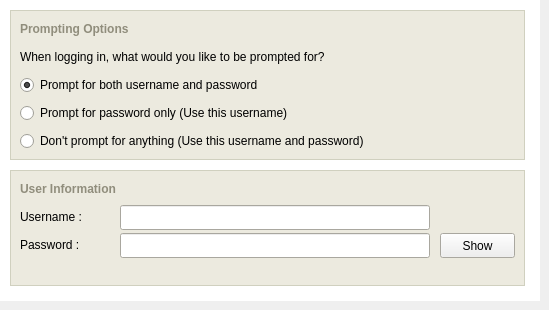
      <widget class="QWidget" name="widgetTabsProfilesUserCredentialsPage" >
       <attribute name="title" >
        <string>User Credentials</string>
       </attribute>
       <widget class="QFrame" name="backgroundTabsProfilesUserCredentialsPage" >
        <property name="geometry" >
         <rect>
          <x>0</x>
          <y>0</y>
          <width>540</width>
          <height>301</height>
         </rect>
        </property>
        <property name="palette" >
         <palette>
          <active>
           <colorrole role="Base" >
            <brush brushstyle="SolidPattern" >
             <color alpha="255" >
              <red>255</red>
              <green>255</green>
              <blue>255</blue>
             </color>
            </brush>
           </colorrole>
           <colorrole role="Window" >
            <brush brushstyle="SolidPattern" >
             <color alpha="255" >
              <red>255</red>
              <green>255</green>
              <blue>255</blue>
             </color>
            </brush>
           </colorrole>
          </active>
          <inactive>
           <colorrole role="Base" >
            <brush brushstyle="SolidPattern" >
             <color alpha="255" >
              <red>255</red>
              <green>255</green>
              <blue>255</blue>
             </color>
            </brush>
           </colorrole>
           <colorrole role="Window" >
            <brush brushstyle="SolidPattern" >
             <color alpha="255" >
              <red>255</red>
              <green>255</green>
              <blue>255</blue>
             </color>
            </brush>
           </colorrole>
          </inactive>
          <disabled>
           <colorrole role="Base" >
            <brush brushstyle="SolidPattern" >
             <color alpha="255" >
              <red>255</red>
              <green>255</green>
              <blue>255</blue>
             </color>
            </brush>
           </colorrole>
           <colorrole role="Window" >
            <brush brushstyle="SolidPattern" >
             <color alpha="255" >
              <red>255</red>
              <green>255</green>
              <blue>255</blue>
             </color>
            </brush>
           </colorrole>
          </disabled>
         </palette>
        </property>
        <property name="autoFillBackground" >
         <bool>true</bool>
        </property>
        <property name="frameShape" >
         <enum>QFrame::NoFrame</enum>
        </property>
        <property name="frameShadow" >
         <enum>QFrame::Plain</enum>
        </property>
        <property name="lineWidth" >
         <number>0</number>
        </property>
        <widget class="QFrame" name="dataFrameProfilesPromptingOptions" >
         <property name="geometry" >
          <rect>
           <x>10</x>
           <y>10</y>
           <width>515</width>
           <height>150</height>
          </rect>
         </property>
         <property name="minimumSize" >
          <size>
           <width>515</width>
           <height>150</height>
          </size>
         </property>
         <property name="maximumSize" >
          <size>
           <width>515</width>
           <height>150</height>
          </size>
         </property>
         <property name="palette" >
          <palette>
           <active>
            <colorrole role="WindowText" >
             <brush brushstyle="SolidPattern" >
              <color alpha="255" >
               <red>208</red>
               <green>208</green>
               <blue>191</blue>
              </color>
             </brush>
            </colorrole>
            <colorrole role="Base" >
             <brush brushstyle="SolidPattern" >
              <color alpha="255" >
               <red>255</red>
               <green>255</green>
               <blue>255</blue>
              </color>
             </brush>
            </colorrole>
            <colorrole role="Window" >
             <brush brushstyle="SolidPattern" >
              <color alpha="255" >
               <red>236</red>
               <green>234</green>
               <blue>223</blue>
              </color>
             </brush>
            </colorrole>
           </active>
           <inactive>
            <colorrole role="WindowText" >
             <brush brushstyle="SolidPattern" >
              <color alpha="255" >
               <red>208</red>
               <green>208</green>
               <blue>191</blue>
              </color>
             </brush>
            </colorrole>
            <colorrole role="Base" >
             <brush brushstyle="SolidPattern" >
              <color alpha="255" >
               <red>255</red>
               <green>255</green>
               <blue>255</blue>
              </color>
             </brush>
            </colorrole>
            <colorrole role="Window" >
             <brush brushstyle="SolidPattern" >
              <color alpha="255" >
               <red>236</red>
               <green>234</green>
               <blue>223</blue>
              </color>
             </brush>
            </colorrole>
           </inactive>
           <disabled>
            <colorrole role="WindowText" >
             <brush brushstyle="SolidPattern" >
              <color alpha="255" >
               <red>119</red>
               <green>119</green>
               <blue>119</blue>
              </color>
             </brush>
            </colorrole>
            <colorrole role="Base" >
             <brush brushstyle="SolidPattern" >
              <color alpha="255" >
               <red>236</red>
               <green>234</green>
               <blue>223</blue>
              </color>
             </brush>
            </colorrole>
            <colorrole role="Window" >
             <brush brushstyle="SolidPattern" >
              <color alpha="255" >
               <red>236</red>
               <green>234</green>
               <blue>223</blue>
              </color>
             </brush>
            </colorrole>
           </disabled>
          </palette>
         </property>
         <property name="autoFillBackground" >
          <bool>true</bool>
         </property>
         <property name="frameShape" >
          <enum>QFrame::Box</enum>
         </property>
         <property name="frameShadow" >
          <enum>QFrame::Plain</enum>
         </property>
         <widget class="QLabel" name="headerProfilesPromptingOptions" >
          <property name="geometry" >
           <rect>
            <x>10</x>
            <y>10</y>
            <width>460</width>
            <height>18</height>
           </rect>
          </property>
          <property name="minimumSize" >
           <size>
            <width>460</width>
            <height>18</height>
           </size>
          </property>
          <property name="maximumSize" >
           <size>
            <width>460</width>
            <height>18</height>
           </size>
          </property>
          <property name="palette" >
           <palette>
            <active>
             <colorrole role="WindowText" >
              <brush brushstyle="SolidPattern" >
               <color alpha="255" >
                <red>144</red>
                <green>141</green>
                <blue>124</blue>
               </color>
              </brush>
             </colorrole>
            </active>
            <inactive>
             <colorrole role="WindowText" >
              <brush brushstyle="SolidPattern" >
               <color alpha="255" >
                <red>144</red>
                <green>141</green>
                <blue>124</blue>
               </color>
              </brush>
             </colorrole>
            </inactive>
            <disabled>
             <colorrole role="WindowText" >
              <brush brushstyle="SolidPattern" >
               <color alpha="255" >
                <red>119</red>
                <green>119</green>
                <blue>119</blue>
               </color>
              </brush>
             </colorrole>
            </disabled>
           </palette>
          </property>
          <property name="font" >
           <font>
            <pointsize>9</pointsize>
            <weight>75</weight>
            <bold>true</bold>
           </font>
          </property>
          <property name="lineWidth" >
           <number>0</number>
          </property>
          <property name="text" >
           <string>Prompting Options</string>
          </property>
          <property name="alignment" >
           <set>Qt::AlignLeading|Qt::AlignLeft|Qt::AlignVCenter</set>
          </property>
          <property name="margin" >
           <number>0</number>
          </property>
          <property name="indent" >
           <number>0</number>
          </property>
         </widget>
         <widget class="QRadioButton" name="dataRadioProfilesPromptNone" >
          <property name="geometry" >
           <rect>
            <x>10</x>
            <y>122</y>
            <width>450</width>
            <height>18</height>
           </rect>
          </property>
          <property name="minimumSize" >
           <size>
            <width>450</width>
            <height>18</height>
           </size>
          </property>
          <property name="maximumSize" >
           <size>
            <width>450</width>
            <height>18</height>
           </size>
          </property>
          <property name="palette" >
           <palette>
            <active>
             <colorrole role="WindowText" >
              <brush brushstyle="SolidPattern" >
               <color alpha="255" >
                <red>0</red>
                <green>0</green>
                <blue>0</blue>
               </color>
              </brush>
             </colorrole>
            </active>
            <inactive>
             <colorrole role="WindowText" >
              <brush brushstyle="SolidPattern" >
               <color alpha="255" >
                <red>0</red>
                <green>0</green>
                <blue>0</blue>
               </color>
              </brush>
             </colorrole>
            </inactive>
            <disabled>
             <colorrole role="WindowText" >
              <brush brushstyle="SolidPattern" >
               <color alpha="255" >
                <red>119</red>
                <green>119</green>
                <blue>119</blue>
               </color>
              </brush>
             </colorrole>
            </disabled>
           </palette>
          </property>
          <property name="text" >
           <string>Don't prompt for anything (Use this username and password)</string>
          </property>
         </widget>
         <widget class="QRadioButton" name="dataRadioProfilesPromptPassword" >
          <property name="geometry" >
           <rect>
            <x>10</x>
            <y>94</y>
            <width>450</width>
            <height>18</height>
           </rect>
          </property>
          <property name="minimumSize" >
           <size>
            <width>450</width>
            <height>18</height>
           </size>
          </property>
          <property name="maximumSize" >
           <size>
            <width>450</width>
            <height>18</height>
           </size>
          </property>
          <property name="palette" >
           <palette>
            <active>
             <colorrole role="WindowText" >
              <brush brushstyle="SolidPattern" >
               <color alpha="255" >
                <red>0</red>
                <green>0</green>
                <blue>0</blue>
               </color>
              </brush>
             </colorrole>
            </active>
            <inactive>
             <colorrole role="WindowText" >
              <brush brushstyle="SolidPattern" >
               <color alpha="255" >
                <red>0</red>
                <green>0</green>
                <blue>0</blue>
               </color>
              </brush>
             </colorrole>
            </inactive>
            <disabled>
             <colorrole role="WindowText" >
              <brush brushstyle="SolidPattern" >
               <color alpha="255" >
                <red>119</red>
                <green>119</green>
                <blue>119</blue>
               </color>
              </brush>
             </colorrole>
            </disabled>
           </palette>
          </property>
          <property name="text" >
           <string>Prompt for password only (Use this username)</string>
          </property>
         </widget>
         <widget class="QRadioButton" name="dataRadioProfilesPromptUsernamePassword" >
          <property name="geometry" >
           <rect>
            <x>10</x>
            <y>66</y>
            <width>450</width>
            <height>18</height>
           </rect>
          </property>
          <property name="minimumSize" >
           <size>
            <width>450</width>
            <height>18</height>
           </size>
          </property>
          <property name="maximumSize" >
           <size>
            <width>450</width>
            <height>18</height>
           </size>
          </property>
          <property name="palette" >
           <palette>
            <active>
             <colorrole role="WindowText" >
              <brush brushstyle="SolidPattern" >
               <color alpha="255" >
                <red>0</red>
                <green>0</green>
                <blue>0</blue>
               </color>
              </brush>
             </colorrole>
            </active>
            <inactive>
             <colorrole role="WindowText" >
              <brush brushstyle="SolidPattern" >
               <color alpha="255" >
                <red>0</red>
                <green>0</green>
                <blue>0</blue>
               </color>
              </brush>
             </colorrole>
            </inactive>
            <disabled>
             <colorrole role="WindowText" >
              <brush brushstyle="SolidPattern" >
               <color alpha="255" >
                <red>119</red>
                <green>119</green>
                <blue>119</blue>
               </color>
              </brush>
             </colorrole>
            </disabled>
           </palette>
          </property>
          <property name="text" >
           <string>Prompt for both username and password</string>
          </property>
          <property name="checked" >
           <bool>true</bool>
          </property>
         </widget>
         <widget class="QLabel" name="dataFrameProfilesPromptingOptions_2" >
          <property name="geometry" >
           <rect>
            <x>10</x>
            <y>38</y>
            <width>450</width>
            <height>18</height>
           </rect>
          </property>
          <property name="minimumSize" >
           <size>
            <width>450</width>
            <height>18</height>
           </size>
          </property>
          <property name="maximumSize" >
           <size>
            <width>450</width>
            <height>18</height>
           </size>
          </property>
          <property name="palette" >
           <palette>
            <active>
             <colorrole role="WindowText" >
              <brush brushstyle="SolidPattern" >
               <color alpha="255" >
                <red>0</red>
                <green>0</green>
                <blue>0</blue>
               </color>
              </brush>
             </colorrole>
            </active>
            <inactive>
             <colorrole role="WindowText" >
              <brush brushstyle="SolidPattern" >
               <color alpha="255" >
                <red>0</red>
                <green>0</green>
                <blue>0</blue>
               </color>
              </brush>
             </colorrole>
            </inactive>
            <disabled>
             <colorrole role="WindowText" >
              <brush brushstyle="SolidPattern" >
               <color alpha="255" >
                <red>119</red>
                <green>119</green>
                <blue>119</blue>
               </color>
              </brush>
             </colorrole>
            </disabled>
           </palette>
          </property>
          <property name="text" >
           <string>When logging in, what would you like to be prompted for?</string>
          </property>
         </widget>
        </widget>
        <widget class="QFrame" name="dataFrameProfilesUserInformation" >
         <property name="geometry" >
          <rect>
           <x>10</x>
           <y>170</y>
           <width>515</width>
           <height>116</height>
          </rect>
         </property>
         <property name="minimumSize" >
          <size>
           <width>515</width>
           <height>116</height>
          </size>
         </property>
         <property name="maximumSize" >
          <size>
           <width>515</width>
           <height>116</height>
          </size>
         </property>
         <property name="palette" >
          <palette>
           <active>
            <colorrole role="WindowText" >
             <brush brushstyle="SolidPattern" >
              <color alpha="255" >
               <red>208</red>
               <green>208</green>
               <blue>191</blue>
              </color>
             </brush>
            </colorrole>
            <colorrole role="Base" >
             <brush brushstyle="SolidPattern" >
              <color alpha="255" >
               <red>255</red>
               <green>255</green>
               <blue>255</blue>
              </color>
             </brush>
            </colorrole>
            <colorrole role="Window" >
             <brush brushstyle="SolidPattern" >
              <color alpha="255" >
               <red>236</red>
               <green>234</green>
               <blue>223</blue>
              </color>
             </brush>
            </colorrole>
           </active>
           <inactive>
            <colorrole role="WindowText" >
             <brush brushstyle="SolidPattern" >
              <color alpha="255" >
               <red>208</red>
               <green>208</green>
               <blue>191</blue>
              </color>
             </brush>
            </colorrole>
            <colorrole role="Base" >
             <brush brushstyle="SolidPattern" >
              <color alpha="255" >
               <red>255</red>
               <green>255</green>
               <blue>255</blue>
              </color>
             </brush>
            </colorrole>
            <colorrole role="Window" >
             <brush brushstyle="SolidPattern" >
              <color alpha="255" >
               <red>236</red>
               <green>234</green>
               <blue>223</blue>
              </color>
             </brush>
            </colorrole>
           </inactive>
           <disabled>
            <colorrole role="WindowText" >
             <brush brushstyle="SolidPattern" >
              <color alpha="255" >
               <red>119</red>
               <green>119</green>
               <blue>119</blue>
              </color>
             </brush>
            </colorrole>
            <colorrole role="Base" >
             <brush brushstyle="SolidPattern" >
              <color alpha="255" >
               <red>236</red>
               <green>234</green>
               <blue>223</blue>
              </color>
             </brush>
            </colorrole>
            <colorrole role="Window" >
             <brush brushstyle="SolidPattern" >
              <color alpha="255" >
               <red>236</red>
               <green>234</green>
               <blue>223</blue>
              </color>
             </brush>
            </colorrole>
           </disabled>
          </palette>
         </property>
         <property name="autoFillBackground" >
          <bool>true</bool>
         </property>
         <property name="frameShape" >
          <enum>QFrame::Box</enum>
         </property>
         <property name="frameShadow" >
          <enum>QFrame::Plain</enum>
         </property>
         <widget class="QLabel" name="headerProfilesUserInformation" >
          <property name="geometry" >
           <rect>
            <x>10</x>
            <y>10</y>
            <width>460</width>
            <height>18</height>
           </rect>
          </property>
          <property name="minimumSize" >
           <size>
            <width>460</width>
            <height>18</height>
           </size>
          </property>
          <property name="maximumSize" >
           <size>
            <width>460</width>
            <height>18</height>
           </size>
          </property>
          <property name="palette" >
           <palette>
            <active>
             <colorrole role="WindowText" >
              <brush brushstyle="SolidPattern" >
               <color alpha="255" >
                <red>144</red>
                <green>141</green>
                <blue>124</blue>
               </color>
              </brush>
             </colorrole>
            </active>
            <inactive>
             <colorrole role="WindowText" >
              <brush brushstyle="SolidPattern" >
               <color alpha="255" >
                <red>144</red>
                <green>141</green>
                <blue>124</blue>
               </color>
              </brush>
             </colorrole>
            </inactive>
            <disabled>
             <colorrole role="WindowText" >
              <brush brushstyle="SolidPattern" >
               <color alpha="255" >
                <red>119</red>
                <green>119</green>
                <blue>119</blue>
               </color>
              </brush>
             </colorrole>
            </disabled>
           </palette>
          </property>
          <property name="font" >
           <font>
            <pointsize>9</pointsize>
            <weight>75</weight>
            <bold>true</bold>
           </font>
          </property>
          <property name="lineWidth" >
           <number>0</number>
          </property>
          <property name="text" >
           <string>User Information</string>
          </property>
          <property name="alignment" >
           <set>Qt::AlignLeading|Qt::AlignLeft|Qt::AlignVCenter</set>
          </property>
          <property name="margin" >
           <number>0</number>
          </property>
          <property name="indent" >
           <number>0</number>
          </property>
         </widget>
         <widget class="QLabel" name="lableProfilesUsername" >
          <property name="geometry" >
           <rect>
            <x>10</x>
            <y>38</y>
            <width>100</width>
            <height>18</height>
           </rect>
          </property>
          <property name="palette" >
           <palette>
            <active>
             <colorrole role="WindowText" >
              <brush brushstyle="SolidPattern" >
               <color alpha="255" >
                <red>0</red>
                <green>0</green>
                <blue>0</blue>
               </color>
              </brush>
             </colorrole>
            </active>
            <inactive>
             <colorrole role="WindowText" >
              <brush brushstyle="SolidPattern" >
               <color alpha="255" >
                <red>0</red>
                <green>0</green>
                <blue>0</blue>
               </color>
              </brush>
             </colorrole>
            </inactive>
            <disabled>
             <colorrole role="WindowText" >
              <brush brushstyle="SolidPattern" >
               <color alpha="255" >
                <red>119</red>
                <green>119</green>
                <blue>119</blue>
               </color>
              </brush>
             </colorrole>
            </disabled>
           </palette>
          </property>
          <property name="lineWidth" >
           <number>0</number>
          </property>
          <property name="text" >
           <string>Username :</string>
          </property>
          <property name="indent" >
           <number>0</number>
          </property>
         </widget>
         <widget class="QLabel" name="labelProfilesPassword" >
          <property name="geometry" >
           <rect>
            <x>10</x>
            <y>66</y>
            <width>100</width>
            <height>18</height>
           </rect>
          </property>
          <property name="palette" >
           <palette>
            <active>
             <colorrole role="WindowText" >
              <brush brushstyle="SolidPattern" >
               <color alpha="255" >
                <red>0</red>
                <green>0</green>
                <blue>0</blue>
               </color>
              </brush>
             </colorrole>
            </active>
            <inactive>
             <colorrole role="WindowText" >
              <brush brushstyle="SolidPattern" >
               <color alpha="255" >
                <red>0</red>
                <green>0</green>
                <blue>0</blue>
               </color>
              </brush>
             </colorrole>
            </inactive>
            <disabled>
             <colorrole role="WindowText" >
              <brush brushstyle="SolidPattern" >
               <color alpha="255" >
                <red>119</red>
                <green>119</green>
                <blue>119</blue>
               </color>
              </brush>
             </colorrole>
            </disabled>
           </palette>
          </property>
          <property name="lineWidth" >
           <number>0</number>
          </property>
          <property name="text" >
           <string>Password :</string>
          </property>
          <property name="indent" >
           <number>0</number>
          </property>
         </widget>
         <widget class="QPushButton" name="buttonProfilesShowPassword" >
          <property name="geometry" >
           <rect>
            <x>430</x>
            <y>63</y>
            <width>75</width>
            <height>25</height>
           </rect>
          </property>
          <property name="minimumSize" >
           <size>
            <width>75</width>
            <height>25</height>
           </size>
          </property>
          <property name="maximumSize" >
           <size>
            <width>75</width>
            <height>25</height>
           </size>
          </property>
          <property name="text" >
           <string>Show</string>
          </property>
         </widget>
         <widget class="QLineEdit" name="dataFrameProfilesUsername" >
          <property name="geometry" >
           <rect>
            <x>110</x>
            <y>35</y>
            <width>310</width>
            <height>25</height>
           </rect>
          </property>
          <property name="minimumSize" >
           <size>
            <width>310</width>
            <height>25</height>
           </size>
          </property>
          <property name="maximumSize" >
           <size>
            <width>310</width>
            <height>25</height>
           </size>
          </property>
          <property name="maxLength" >
           <number>255</number>
          </property>
         </widget>
         <widget class="QLineEdit" name="dataFrameProfilesPassword" >
          <property name="geometry" >
           <rect>
            <x>110</x>
            <y>63</y>
            <width>310</width>
            <height>25</height>
           </rect>
          </property>
          <property name="minimumSize" >
           <size>
            <width>310</width>
            <height>25</height>
           </size>
          </property>
          <property name="maximumSize" >
           <size>
            <width>310</width>
            <height>25</height>
           </size>
          </property>
          <property name="maxLength" >
           <number>255</number>
          </property>
          <property name="echoMode" >
           <enum>QLineEdit::Password</enum>
          </property>
         </widget>
        </widget>
       </widget>
      </widget>
